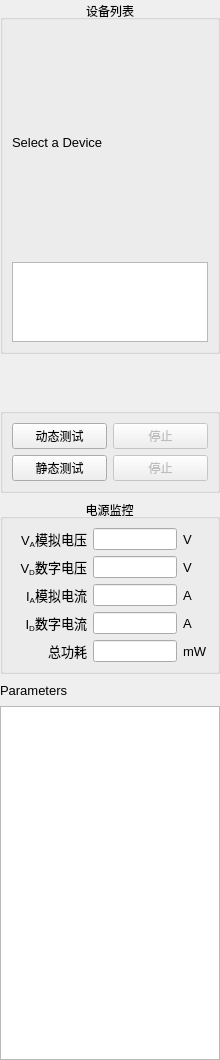
<?xml version="1.0" encoding="UTF-8"?>
<ui version="4.0">
 <class>ControlPanelClass</class>
 <widget class="QWidget" name="ControlPanelClass">
  <property name="geometry">
   <rect>
    <x>0</x>
    <y>0</y>
    <width>220</width>
    <height>1060</height>
   </rect>
  </property>
  <property name="minimumSize">
   <size>
    <width>220</width>
    <height>0</height>
   </size>
  </property>
  <property name="maximumSize">
   <size>
    <width>220</width>
    <height>16777215</height>
   </size>
  </property>
  <property name="windowTitle">
   <string>Control Panel</string>
  </property>
  <layout class="QVBoxLayout" name="verticalLayout_3">
   <property name="margin">
    <number>0</number>
   </property>
   <item>
    <widget class="QGroupBox" name="groupBox_DeviceList">
     <property name="title">
      <string>设备列表</string>
     </property>
     <property name="alignment">
      <set>Qt::AlignCenter</set>
     </property>
     <layout class="QVBoxLayout" name="verticalLayout">
      <item>
       <layout class="QHBoxLayout" name="horizontalLayout">
        <item>
         <widget class="QLabel" name="labl">
          <property name="font">
           <font>
            <family>Arial</family>
            <pointsize>10</pointsize>
           </font>
          </property>
          <property name="text">
           <string>Select a Device</string>
          </property>
         </widget>
        </item>
        <item>
         <spacer name="horizontalSpacer">
          <property name="orientation">
           <enum>Qt::Horizontal</enum>
          </property>
          <property name="sizeHint" stdset="0">
           <size>
            <width>40</width>
            <height>20</height>
           </size>
          </property>
         </spacer>
        </item>
       </layout>
      </item>
      <item>
       <widget class="QTreeView" name="devicesView">
        <property name="sizePolicy">
         <sizepolicy hsizetype="Expanding" vsizetype="Expanding">
          <horstretch>0</horstretch>
          <verstretch>0</verstretch>
         </sizepolicy>
        </property>
        <property name="maximumSize">
         <size>
          <width>16777215</width>
          <height>80</height>
         </size>
        </property>
        <property name="font">
         <font>
          <family>Arial</family>
          <pointsize>8</pointsize>
         </font>
        </property>
       </widget>
      </item>
     </layout>
    </widget>
   </item>
   <item>
    <widget class="AdcSettingsWidget" name="adcSettingsWidget" native="true">
     <layout class="QGridLayout" name="gridLayout_2"/>
    </widget>
   </item>
   <item>
    <widget class="SignalSettingsWidget" name="signalSettingsWidget" native="true">
     <layout class="QGridLayout" name="gridLayout_3"/>
    </widget>
   </item>
   <item>
    <widget class="QGroupBox" name="groupBox_3">
     <property name="title">
      <string/>
     </property>
     <property name="alignment">
      <set>Qt::AlignCenter</set>
     </property>
     <layout class="QVBoxLayout" name="verticalLayout_2">
      <item>
       <widget class="QWidget" name="dynamicTestButtons" native="true">
        <layout class="QHBoxLayout" name="horizontalLayout_2">
         <property name="margin">
          <number>0</number>
         </property>
         <item>
          <widget class="QPushButton" name="pushButtonStartDynamicTest">
           <property name="sizePolicy">
            <sizepolicy hsizetype="Preferred" vsizetype="Fixed">
             <horstretch>0</horstretch>
             <verstretch>0</verstretch>
            </sizepolicy>
           </property>
           <property name="text">
            <string>动态测试</string>
           </property>
          </widget>
         </item>
         <item>
          <widget class="QPushButton" name="pushButtonStopDynamicTest">
           <property name="enabled">
            <bool>false</bool>
           </property>
           <property name="text">
            <string>停止</string>
           </property>
          </widget>
         </item>
        </layout>
       </widget>
      </item>
      <item>
       <widget class="QWidget" name="staticTestButtons" native="true">
        <layout class="QHBoxLayout" name="horizontalLayout_4">
         <property name="margin">
          <number>0</number>
         </property>
         <item>
          <widget class="QPushButton" name="pushButtonStartStaticTest">
           <property name="text">
            <string>静态测试</string>
           </property>
          </widget>
         </item>
         <item>
          <widget class="QPushButton" name="pushButtonStopStaticTest">
           <property name="enabled">
            <bool>false</bool>
           </property>
           <property name="text">
            <string>停止</string>
           </property>
          </widget>
         </item>
        </layout>
       </widget>
      </item>
     </layout>
    </widget>
   </item>
   <item>
    <widget class="QGroupBox" name="groupBox_4">
     <property name="title">
      <string>电源监控</string>
     </property>
     <property name="alignment">
      <set>Qt::AlignCenter</set>
     </property>
     <layout class="QGridLayout" name="gridLayout_8">
      <item row="0" column="0">
       <layout class="QGridLayout" name="gridLayout_9">
        <item row="0" column="0">
         <widget class="QLabel" name="labl_22">
          <property name="font">
           <font>
            <family>Arial</family>
            <pointsize>10</pointsize>
           </font>
          </property>
          <property name="text">
           <string>V&lt;sub&gt;A&lt;/sub&gt;模拟电压</string>
          </property>
          <property name="alignment">
           <set>Qt::AlignRight|Qt::AlignTrailing|Qt::AlignVCenter</set>
          </property>
         </widget>
        </item>
        <item row="0" column="1">
         <widget class="QLineEdit" name="vaLineEdit">
          <property name="enabled">
           <bool>true</bool>
          </property>
          <property name="sizePolicy">
           <sizepolicy hsizetype="Expanding" vsizetype="Fixed">
            <horstretch>0</horstretch>
            <verstretch>0</verstretch>
           </sizepolicy>
          </property>
         </widget>
        </item>
        <item row="1" column="0">
         <widget class="QLabel" name="labl_23">
          <property name="font">
           <font>
            <family>Arial</family>
            <pointsize>10</pointsize>
           </font>
          </property>
          <property name="text">
           <string>V&lt;sub&gt;D&lt;/sub&gt;数字电压</string>
          </property>
          <property name="alignment">
           <set>Qt::AlignRight|Qt::AlignTrailing|Qt::AlignVCenter</set>
          </property>
         </widget>
        </item>
        <item row="2" column="0">
         <widget class="QLabel" name="labl_24">
          <property name="font">
           <font>
            <family>Arial</family>
            <pointsize>10</pointsize>
           </font>
          </property>
          <property name="text">
           <string>I&lt;sub&gt;A&lt;/sub&gt;模拟电流</string>
          </property>
          <property name="alignment">
           <set>Qt::AlignRight|Qt::AlignTrailing|Qt::AlignVCenter</set>
          </property>
         </widget>
        </item>
        <item row="2" column="2">
         <widget class="QLabel" name="labl_29">
          <property name="font">
           <font>
            <family>Arial</family>
            <pointsize>10</pointsize>
           </font>
          </property>
          <property name="text">
           <string>A</string>
          </property>
         </widget>
        </item>
        <item row="0" column="2">
         <widget class="QLabel" name="labl_30">
          <property name="font">
           <font>
            <family>Arial</family>
            <pointsize>10</pointsize>
           </font>
          </property>
          <property name="text">
           <string>V</string>
          </property>
         </widget>
        </item>
        <item row="1" column="1">
         <widget class="QLineEdit" name="vdLineEdit">
          <property name="sizePolicy">
           <sizepolicy hsizetype="Expanding" vsizetype="Fixed">
            <horstretch>0</horstretch>
            <verstretch>0</verstretch>
           </sizepolicy>
          </property>
         </widget>
        </item>
        <item row="1" column="2">
         <widget class="QLabel" name="labl_31">
          <property name="font">
           <font>
            <family>Arial</family>
            <pointsize>10</pointsize>
           </font>
          </property>
          <property name="text">
           <string>V</string>
          </property>
         </widget>
        </item>
        <item row="2" column="1">
         <widget class="QLineEdit" name="iaLineEdit">
          <property name="sizePolicy">
           <sizepolicy hsizetype="Expanding" vsizetype="Fixed">
            <horstretch>0</horstretch>
            <verstretch>0</verstretch>
           </sizepolicy>
          </property>
         </widget>
        </item>
        <item row="5" column="0">
         <spacer name="horizontalSpacer_13">
          <property name="orientation">
           <enum>Qt::Horizontal</enum>
          </property>
          <property name="sizeType">
           <enum>QSizePolicy::Fixed</enum>
          </property>
          <property name="sizeHint" stdset="0">
           <size>
            <width>75</width>
            <height>0</height>
           </size>
          </property>
         </spacer>
        </item>
        <item row="5" column="2">
         <spacer name="horizontalSpacer_14">
          <property name="orientation">
           <enum>Qt::Horizontal</enum>
          </property>
          <property name="sizeType">
           <enum>QSizePolicy::Fixed</enum>
          </property>
          <property name="sizeHint" stdset="0">
           <size>
            <width>20</width>
            <height>0</height>
           </size>
          </property>
         </spacer>
        </item>
        <item row="3" column="0">
         <widget class="QLabel" name="labl_32">
          <property name="font">
           <font>
            <family>Arial</family>
            <pointsize>10</pointsize>
           </font>
          </property>
          <property name="text">
           <string>I&lt;sub&gt;D&lt;/sub&gt;数字电流</string>
          </property>
          <property name="alignment">
           <set>Qt::AlignRight|Qt::AlignTrailing|Qt::AlignVCenter</set>
          </property>
         </widget>
        </item>
        <item row="3" column="1">
         <widget class="QLineEdit" name="idLineEdit">
          <property name="sizePolicy">
           <sizepolicy hsizetype="Expanding" vsizetype="Fixed">
            <horstretch>0</horstretch>
            <verstretch>0</verstretch>
           </sizepolicy>
          </property>
         </widget>
        </item>
        <item row="3" column="2">
         <widget class="QLabel" name="labl_33">
          <property name="font">
           <font>
            <family>Arial</family>
            <pointsize>10</pointsize>
           </font>
          </property>
          <property name="text">
           <string>A</string>
          </property>
         </widget>
        </item>
        <item row="4" column="0">
         <widget class="QLabel" name="labl_34">
          <property name="font">
           <font>
            <family>Arial</family>
            <pointsize>10</pointsize>
           </font>
          </property>
          <property name="text">
           <string>&lt;!DOCTYPE HTML PUBLIC &quot;-//W3C//DTD HTML 4.0//EN&quot; &quot;http://www.w3.org/TR/REC-html40/strict.dtd&quot;&gt;
&lt;html&gt;&lt;head&gt;&lt;meta name=&quot;qrichtext&quot; content=&quot;1&quot; /&gt;&lt;style type=&quot;text/css&quot;&gt;
p, li { white-space: pre-wrap; }
&lt;/style&gt;&lt;/head&gt;&lt;body style=&quot; font-family:'Arial'; font-size:10pt; font-weight:400; font-style:normal;&quot;&gt;
&lt;p style=&quot; margin-top:0px; margin-bottom:0px; margin-left:0px; margin-right:0px; -qt-block-indent:0; text-indent:0px;&quot;&gt;总功耗&lt;/p&gt;&lt;/body&gt;&lt;/html&gt;</string>
          </property>
          <property name="alignment">
           <set>Qt::AlignRight|Qt::AlignTrailing|Qt::AlignVCenter</set>
          </property>
         </widget>
        </item>
        <item row="4" column="2">
         <widget class="QLabel" name="labl_35">
          <property name="font">
           <font>
            <family>Arial</family>
            <pointsize>10</pointsize>
           </font>
          </property>
          <property name="text">
           <string>mW</string>
          </property>
         </widget>
        </item>
        <item row="4" column="1">
         <widget class="QLineEdit" name="powerLineEdit">
          <property name="sizePolicy">
           <sizepolicy hsizetype="Expanding" vsizetype="Fixed">
            <horstretch>0</horstretch>
            <verstretch>0</verstretch>
           </sizepolicy>
          </property>
         </widget>
        </item>
       </layout>
      </item>
     </layout>
    </widget>
   </item>
   <item>
    <layout class="QHBoxLayout" name="horizontalLayout_5">
     <item>
      <widget class="QLabel" name="labl_2">
       <property name="font">
        <font>
         <family>Arial</family>
         <pointsize>10</pointsize>
        </font>
       </property>
       <property name="text">
        <string>Parameters</string>
       </property>
      </widget>
     </item>
     <item>
      <spacer name="horizontalSpacer_2">
       <property name="orientation">
        <enum>Qt::Horizontal</enum>
       </property>
       <property name="sizeHint" stdset="0">
        <size>
         <width>40</width>
         <height>20</height>
        </size>
       </property>
      </spacer>
     </item>
    </layout>
   </item>
   <item>
    <widget class="QTreeView" name="treeViewTdReport">
     <property name="font">
      <font>
       <family>Arial</family>
       <pointsize>8</pointsize>
      </font>
     </property>
    </widget>
   </item>
  </layout>
 </widget>
 <customwidgets>
  <customwidget>
   <class>AdcSettingsWidget</class>
   <extends>QWidget</extends>
   <header>adcsettingswidget.h</header>
   <container>1</container>
  </customwidget>
  <customwidget>
   <class>SignalSettingsWidget</class>
   <extends>QWidget</extends>
   <header>signalsettingswidget.h</header>
   <container>1</container>
  </customwidget>
 </customwidgets>
 <resources/>
 <connections/>
</ui>
